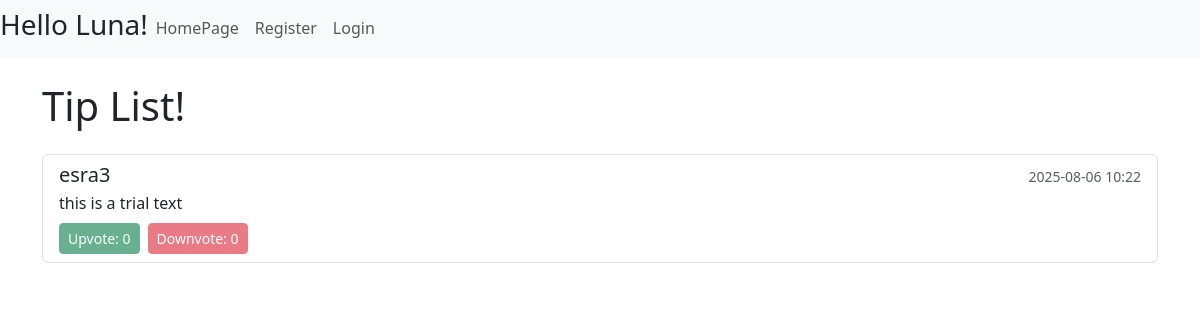
/, run on an earlier commit of the app's database.
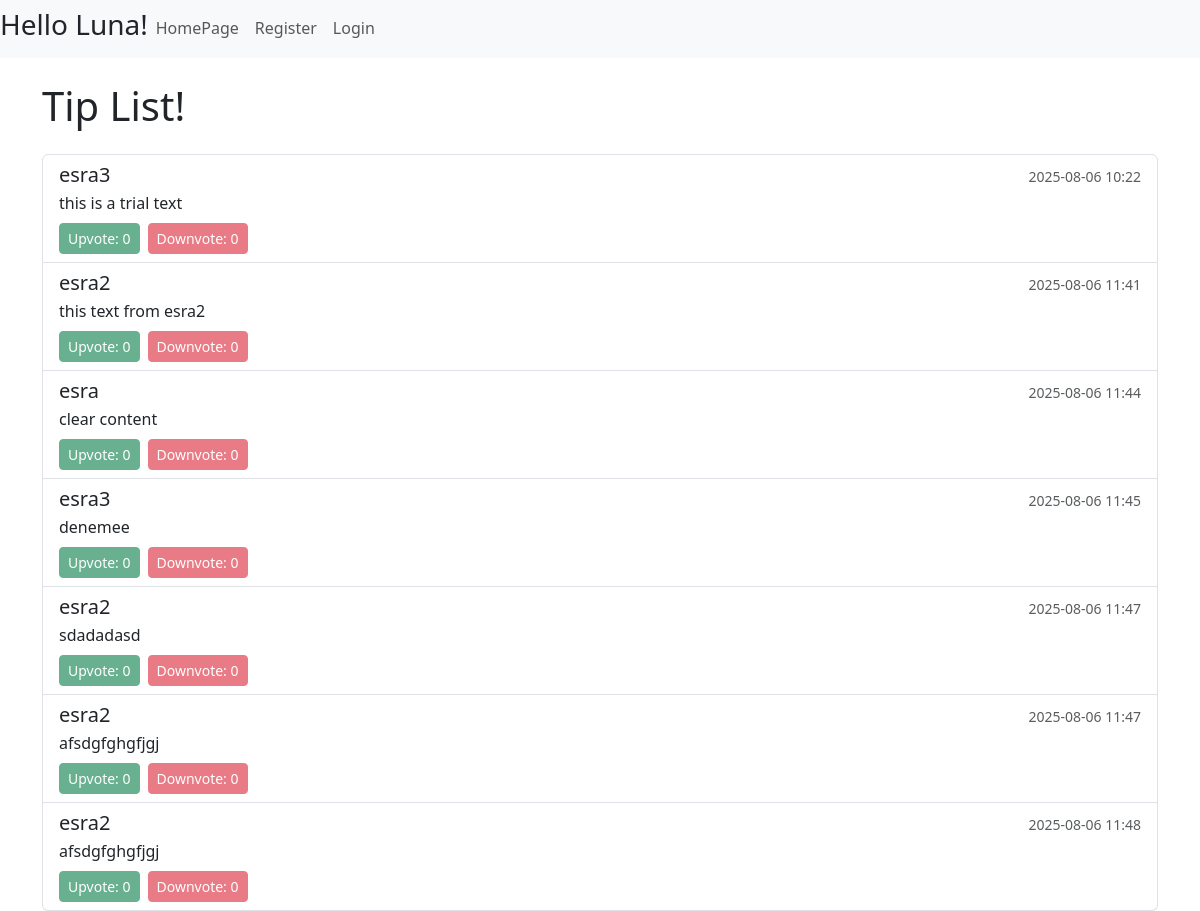
And on a later commit of the database.
### ex/models.py (models this page shows, shortened)
class TipModel(models.Model):
    content = models.TextField(null=False)
    author = models.ForeignKey(User, on_delete=models.CASCADE, null=False)
    date = models.DateTimeField(auto_now_add=True)
    upvoter = models.ManyToManyField(User, related_name="upvoter_users")
    downvoter = models.ManyToManyField(User, related_name="downvoter_users")

### ex/views/homepage.py (the view, shortened to what this page needs)
# urls.py: path("", homepage.homepage, name="homepage"),
def homepage(request):
    name = ""
    if request.user.is_authenticated:
        name = get_auth_username(request)
    else:
        name = get_notauth_name(request)
    context = {}
    context["tips"] = TipModel.objects.all()
    context["tip_form"] = TipModelForm(request.POST)
    context["name"] = name
    return render(request, "homepage.html", context)

### ex/views/utils.py (called while the page is built)
def get_notauth_name(request):
    current_time = datetime.now()
    if "username" in request.session and "uname_timestamp" in request.session:
        stored_timestamp = datetime.fromisoformat(request.session["uname_timestamp"])
        if current_time - stored_timestamp < timedelta(seconds=5):
            return request.session["username"]
    new_username = random.choice(settings.NAMES)
    request.session["username"] = new_username
    request.session["uname_timestamp"] =current_time.isoformat()
    return new_username

### ex/templates/homepage.html (shortened to what this page needs)
{% extends "base.html" %}
{% block content %}
<div class="container mt-4">
    <h1 class="mb-4">Tip List!</h1>
     <div class="list-group">
        {% if tips %}
            {% for tip in tips %}
                <div class="list-group-item">
                    <div class="d-flex justify-content-between align-items-center">
                        <h5 class="mb-1">{{ tip.author.username }}</h5>
                        <small class="text-muted">{{ tip.date|date:"Y-m-d H:i" }}</small>
                    </div>
                    <p class="mb-2">{{ tip.content }}</p>
                    {% if user.is_authenticated %}
                        <div class="d-flex gap-2">
                            <form action="{% url 'upvote_tip' tip.id %}" method="post" class="d-inline">
                                {% csrf_token %}
                                <button type="submit" class="btn btn-sm btn-success">
                                    Upvote {{ tip.upvoter.count }}
                                </button>
                            </form>
                            <form action="{% url 'downvote_tip' tip.id %}" method="post" class="d-inline">
                                {% csrf_token %}
                                <button type="submit" class="btn btn-sm btn-danger">
                                    Downvote {{ tip.downvoter.count }}
                                </button>
                            </form>
                            {% if tip.author == user or user.is_superuser %}
                                <form action="{% url 'delete_tip' tip.id %}" method="post" class="d-inline">
                                    {% csrf_token %}
                                    <button type="submit" class="btn btn-sm btn-outline-secondary">
                                        Delete
                                    </button>
                                </form>
                            {% endif %}
                        </div>
                    {% else %}
                        <div class="d-flex gap-2">
                            <span class="btn btn-sm btn-success disabled">
                                Upvote: {{ tip.upvoter.count }}
                            </span>
                            <span class="btn btn-sm btn-danger disabled">
                                Downvote: {{ tip.downvoter.count }}
                            </span>
                        </div>
                    {% endif %}
                </div>
            {% endfor %}
        {% else %}
            <p class="text-muted">No tips yet.</p>
        {% endif %}
    </div>
</div>
{% endblock %}

### ex/templates/base.html (shortened to what this page needs)
{% load static %}
<!DOCTYPE html>
<html lang="en">
<head>
    <link href="https://cdn.jsdelivr.net/npm/bootstrap@5.3.0/dist/css/bootstrap.min.css" rel="stylesheet">
</head>
<body>
    <nav class="navbar navbar-expand-lg navbar-light bg-light">
        <div class="collapse navbar-collapse" id="navbarNav">
            <ul class="navbar-nav">
                <h3 id="username">Hello {{ name }}! </h3>
                <li class="nav-item">
                    <a class="nav-link" href="/">HomePage</a>
                </li>
                {% if user.is_authenticated %}
                    <li class="nav-item">
                        <a class="nav-link" href="logout">Logout</a>
                    </li>
                {% else %}
                    <li class="nav-item">
                        <a class="nav-link" href="register">Register</a>
                    </li>
                    <li class="nav-item">
                        <a class="nav-link" href="login">Login</a>
                    </li>
                {% endif %}
            </ul>
        </div>
    </nav>
    {% block content %}{% endblock %}
</body>
</html>

What changed in the data, as far as the page shows it:
added TipModel: author.username "esra2", date "2025-08-06 11:41", content "this text from esra2", upvoter.count "0", downvoter.count "0"
added TipModel: author.username "esra", date "2025-08-06 11:44", content "clear content", upvoter.count "0", downvoter.count "0"
added TipModel: author.username "esra3", date "2025-08-06 11:45", content "denemee", upvoter.count "0", downvoter.count "0"
added TipModel: author.username "esra2", date "2025-08-06 11:47", content "sdadadasd", upvoter.count "0", downvoter.count "0"
added TipModel: author.username "esra2", date "2025-08-06 11:47", content "afsdgfghgfjgj", upvoter.count "0", downvoter.count "0"
added TipModel: author.username "esra2", date "2025-08-06 11:48", content "afsdgfghgfjgj", upvoter.count "0", downvoter.count "0"
